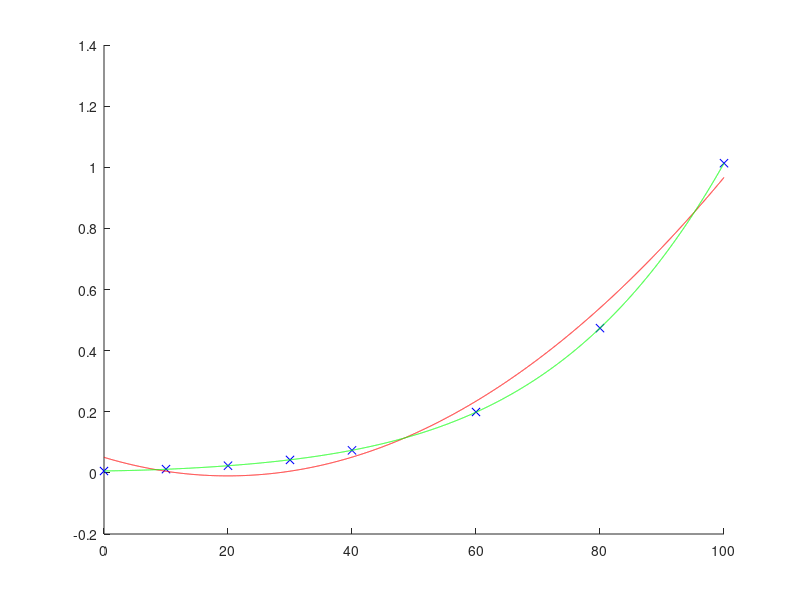

MATLAB code to generate this figure:
temperature = [0,10,20,30,40,60,80,100];
pressure = [0.0061,0.0123,0.0234,0.0424,0.0738,0.1992,0.4736,1.0133];

p1 = polyfit(temperature,pressure,2);
p2 = polyfit(temperature,pressure,4);
disp(p1);
disp(p2);
v1 = polyval(p1,45);
v2 = polyval(p2,45);

exactValue = 0.095848;
error1 = abs(exactValue - v1)
error2 = abs(exactValue - v2)

hold on
range = [0:0.01:100];
plot(temperature, pressure, 'bx');
plot(range, polyval(p1, range), 'r-');
plot(range, polyval(p2, range), 'g-');